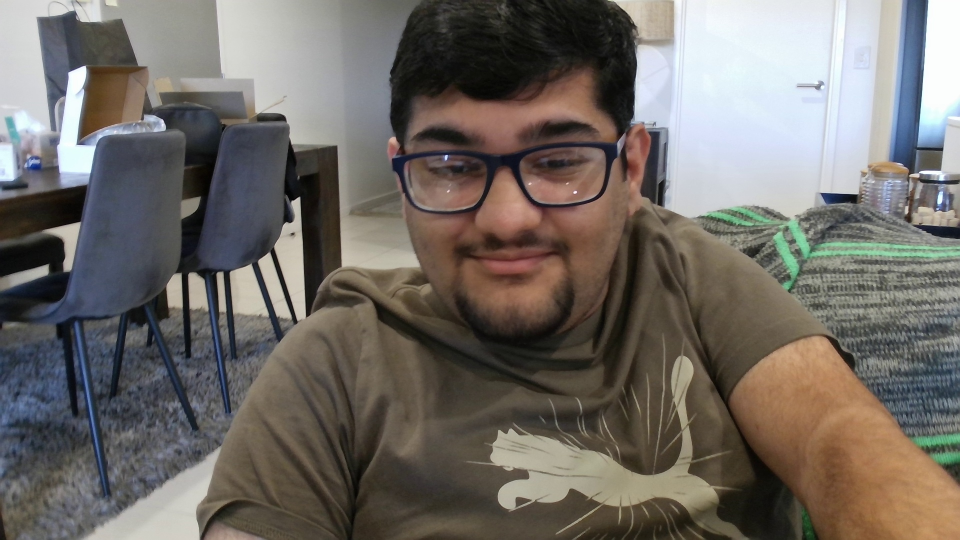
#> input picture src/img_processor/subsystem_test_img_p/test_dataset/img_0.jpg, 1920 x 1080 px (shown at 1/2 size); its folder holds only this picture in this run
$ jupyter execute TESTS.ipynb
#> lines starting #> are read from the running program, lines starting #| are printed output that depends on the picture; after the words box and inside, x2 and y2 are one past the last pixel; in counts of white or black regions, pixels touching at a corner belong together
#> further down, image is the input picture: shape (1080, 1920, 3); mean B, G, R 101.9, 107.2, 112.5
[cell 1]
import cv2 as cv
import numpy as np
import matplotlib.pyplot as plt
import potrace
import os

[cell 2]
# FUNCTIONS
def detectFaceEdges(img):
    img = cv.cvtColor(img, cv.COLOR_BGR2GRAY) # convert to grayscale for processing
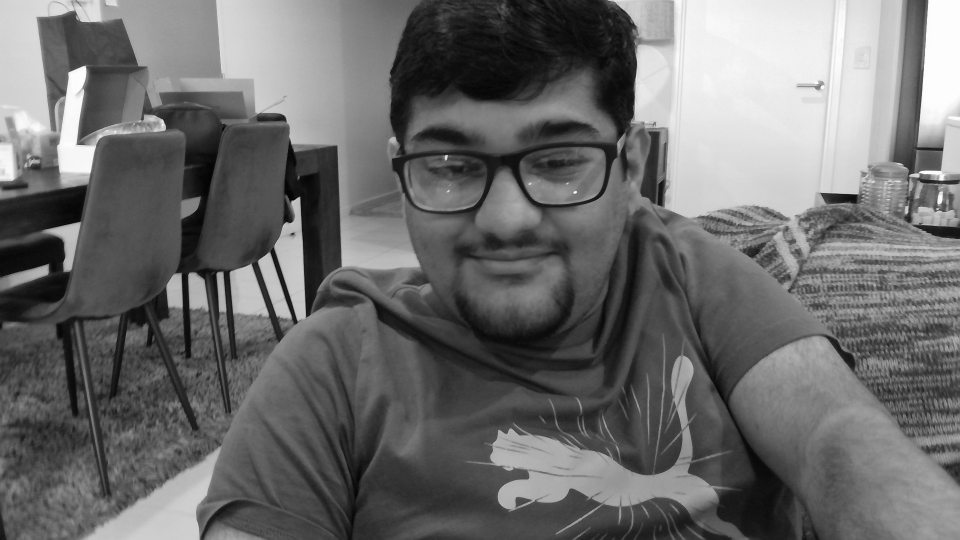
#> img: shape (1080, 1920) (shown at 1/2 size); min 0, max 255, mean 108.2

    # FACE DETECTION ______________________
    # Get the directory of the current script
    script_dir = os.path.dirname(os.path.realpath('TESTS.ipynb'))
    cascade_path = os.path.join(script_dir, 'haarcascade_frontalface_default.xml')

    # Load Haar Cascade from the same directory as the script
    face_cascade = cv.CascadeClassifier(cascade_path)
    if face_cascade.empty():
        raise ValueError("Haar cascade file could not be loaded.")

    # Face detection
    faces = face_cascade.detectMultiScale(img, 1.3, 5)
#> faces = [[721, 87, 585, 585]]

    if len(faces) == 0:
        print("No Face Detected!")
        return None, None
    elif len(faces) > 3:
        print("More than 3 Faces Detected!")
        return None, None

    # Get Region of Interest
    roi = img.copy()
    for (x,y,w,h) in faces:
        roi = roi[y:y+h, x:x+w]
#> this loop made 1 pass
#> pass 1, in detectFaceEdges, `roi = roi[y:y+h, x:x+w]`:
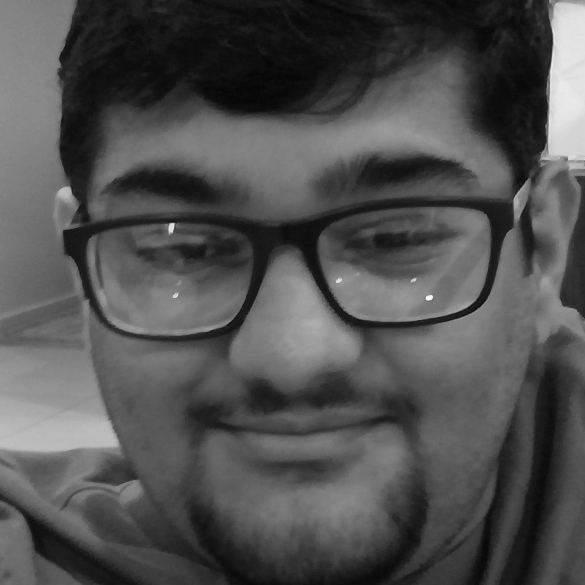
#> roi: shape (585, 585); min 5, max 249, mean 80.4

    roi = cv.resize(roi, (250, 250)) # resized to a standard size for canvas creation
#> roi: shape (250, 250)

    # EDGE DETECTION ______________________
    # Add Gussian Blur and Detect Edges
    img_blur = cv.GaussianBlur(roi, (3,3), 0)
    edge_img = cv.Canny(image=img_blur, threshold1=50, threshold2=120) # Canny Edge Detection
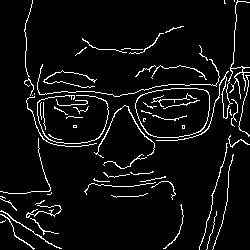
#> edge_img: shape (250, 250); 5.9% white in thin lines or dots

    return roi, edge_img

def createPoster(img): # private function

        canvas = np.zeros((400,400),dtype=np.uint8) # create poster
        canvas[75:325, 75:325] = img
        cv.rectangle(canvas,(75,75),(325,325),color=255,thickness=1, lineType=cv.LINE_AA)

        # ADD TEXT_______________________________
        Heading = 'WANTED'
        subtext1 = 'DEAD OR ALIVE'
        subtext2 = '$10'
        font_large = 4 # Scale text relative to canvas size
        font_small = font_large * 0.5  # Smaller text

        heading_pos = (80, 60)  # Top part
        subtext1_pos = (80, 360)  # Bottom part
        subtext2_pos = (160, 395)  # Near the bottom center

        canvas = cv.putText(canvas, Heading, org=heading_pos, fontFace=cv.FONT_HERSHEY_PLAIN, fontScale=font_large, color=255, thickness=1, lineType=cv.LINE_AA)
        canvas = cv.putText(canvas, subtext1, org=subtext1_pos, fontFace=cv.FONT_HERSHEY_PLAIN, fontScale=font_small, color=255, thickness=1, lineType=cv.LINE_AA)
        canvas = cv.putText(canvas, subtext2, org=subtext2_pos, fontFace=cv.FONT_HERSHEY_PLAIN, fontScale=font_small, color=255, thickness=1, lineType=cv.LINE_AA)

        return canvas

def groupEdges(img):
    img = cv.threshold(img, 127, 255, cv.THRESH_BINARY)[1] # convert to black and white - with one chanel
    num_labels, labels_img = cv.connectedComponents(img) # get the groups
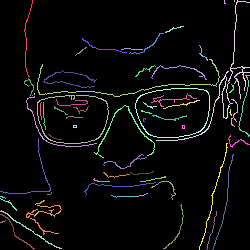
#> labels_img: shape (250, 250) int32; 64 distinct labels, from 0 to 63; one colour per label, 0 black
#> num_labels = 64

    masks = []

    for label in range(1, num_labels):  # skip background
        mask = (labels_img == label).astype(np.uint8)
        masks.append(mask) # add group masks to array
#> this loop made 63 passes
#> pass 2, in groupEdges, `mask = (labels_img == label).astype(np.uint8)`:
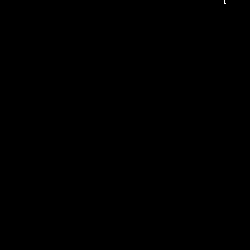
#> mask: shape (250, 250); values 0 (black) and 1 (white), 0.01% white in thin lines or dots, all inside (x1, y1, x2, y2) = (224, 0, 226, 4)
#> after the loop, masks = 63 items

    return num_labels, masks

def reduceNoise(img):

    # Ensure the image is in binary format (0 and 255)
    img = (img > 0).astype(np.uint8) * 255
    clean_img = np.zeros(img.shape, dtype=np.uint8)

    # Group edges using connected components
    _, masks = groupEdges(img)
#> masks = 63 items

    for mask in masks:
        if cv.countNonZero(mask) >= 25:
            clean_img[mask != 0] = 255
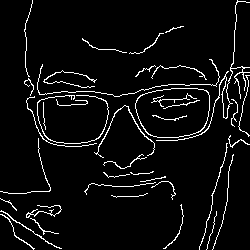
#> clean_img: shape (250, 250); 5.4% white in thin lines or dots

    # Apply Morphology kernal
    kernel = np.ones((3, 3), np.uint8)
#> kernel = [[1, 1, 1], [1, 1, 1], [1, 1, 1]]
    cleaned_img = cv.morphologyEx(clean_img, cv.MORPH_CLOSE, kernel)
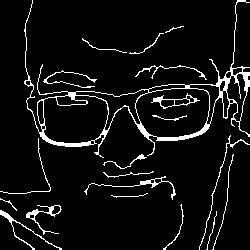
#> cleaned_img: shape (250, 250); 6.6% white in thin lines or dots

    return cleaned_img

def getPaths(img):
    _, masks = groupEdges(img)

    paths = []
    for mask in masks:
        bitmap = potrace.Bitmap(mask.astype(bool))
        path = bitmap.trace()
        paths.append(path)

    return paths

[cell 3]
if __name__ == '__main__':

    # Test Names
    TEST1 = False
    TEST2 = True
    TEST3 = False
    POSTER = False

    Pass = False
    image = None
    score = 0

    script_dir = os.path.dirname(os.path.realpath('TESTS.ipynb'))
    img_path = os.path.join(script_dir, 'test_dataset')

    list_dir = os.listdir(img_path)
    num_imgs = len(list_dir)


    for i in range(num_imgs):
        # get current image
        current_path = os.path.join(img_path, f"img_{i}.jpg")
        image = cv.imread(current_path)

        print(f"IMAGE {i} ________________________________")

        if TEST1: # test face and edge detection accuracy
            face_img, edge_img = detectFaceEdges(image)

            image = cv.resize(image, (450, 250))
            cv.imshow(f'original image: {i}', image)

            if edge_img is None:
                cv.waitKey(0)
                cv.destroyAllWindows()
                continue

            # overlap face and edge image to show accuracy
            face_img_colour = cv.cvtColor(face_img, cv.COLOR_GRAY2BGR)
            edges_colored = np.zeros_like(face_img_colour)
            face_img_colour[edge_img != 0] = [0, 0, 255]  # Red color in BGR

            print("If Main Facial Features exist then enter lowercase y")

            #cv.imshow('face_img', face_img)
            #cv.imshow('edge_img', edge_img)
            cv.imshow('overlay_img', face_img_colour)

            if cv.waitKey(0) == ord('y'):
                score += 1
                print("Features Found Confirmed")
            elif cv.waitKey(0) == ord('x'):
                cv.destroyAllWindows()
                break

            cv.destroyAllWindows()

            print(f"current score = {score}")

        if TEST2: # test noise reduction
            _, edge_img = detectFaceEdges(image)

            if edge_img is None:
                continue

            clean_img = reduceNoise(edge_img)

            # Compare Number of Edges
            o_edges, _ = groupEdges(edge_img)
#> o_edges = 64
            c_edges, _ = groupEdges(clean_img)
#> in groupEdges (call 3), `num_labels, labels_img = cv.connectedComponents(img)`:
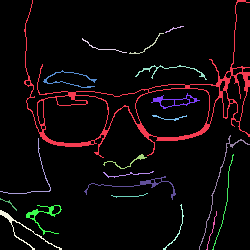
#> labels_img: shape (250, 250) int32; 21 distinct labels, from 0 to 20; one colour per label, 0 black
#> in groupEdges (call 3), `num_labels, labels_img = cv.connectedComponents(img)`: num_labels = 21
#> the loop in groupEdges (call 3), `for label in range(1, num_labels):` made 20 passes
#> pass 1, in groupEdges (call 3), `mask = (labels_img == label).astype(np.uint8)`:
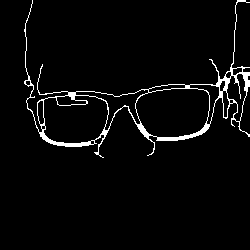
#> mask: shape (250, 250); values 0 (black) and 1 (white), 3.6% white; 1 white region, box (x1, y1, x2, y2) and area: (24, 0, 250, 158) 2234
#> after the loop in groupEdges (call 3), `for label in range(1, num_labels):`: masks = 20 items
#> c_edges = 21
            diff_cleaned = abs(c_edges-o_edges)
#> diff_cleaned = 43

            print(f"Original Edges = {o_edges}")
#| Original Edges = 64
            print(f"Cleaned Edges = {c_edges}")
#| Cleaned Edges = 21
            print(f"Difference = {diff_cleaned:.2f}")
#| Difference = 43.00

            if diff_cleaned > 5:
                score += 1

            # VISUALISATION - Overaly clean image on original image
            overlay = cv.cvtColor(edge_img, cv.COLOR_GRAY2BGR)
#> overlay: shape (250, 250, 3); 5.9% white in thin lines or dots
            overlay[clean_img != 0] = [0, 0, 255] # Overlay Blue for cleaned image
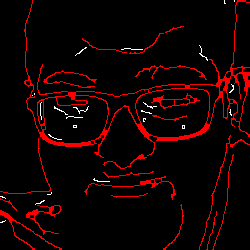
#> overlay: shape (250, 250, 3); mean B, G, R 1.3, 1.3, 18.1
            cv.imshow('Original Edge Image', edge_img)
            cv.imshow('Comparison Image', overlay)

            if cv.waitKey(0) == ord('x'):
#> (key x is pressed here)
                cv.destroyAllWindows()
                break
            cv.destroyAllWindows()

        if TEST3: # test path optimisation
            _, edge_img = detectFaceEdges(image)

            if edge_img is None:
                continue

            clean_img = reduceNoise(edge_img)
            paths = getPaths(clean_img)
            num_paths, _ = groupEdges(edge_img)

            # VISUALISATION - image and graph
            #cv.imshow('Edge Image', clean_img)
            #cv.waitKey(0)
            #cv.destroyAllWindows()

            fig, ax = plt.subplots(figsize=(6, 6))

            count = 0
            for path in paths:
                for curve in path:
                    curve_verts = curve.tesselate()
                    x, y = zip(*curve_verts)
                    ax.scatter(x, y, marker='o', s=2, label=f'Group {count}')

                count += 1
            plt.show()

            print(f"Original Number of Paths = {num_paths}")
            print(f'Reduced Number of Paths: {count}')
            if (count - num_paths) > 5:
                score += 1

        if POSTER: # Create Poster Demonstration
            _, edge_img = detectFaceEdges(image)

            if edge_img is None:
                continue

            clean_img = reduceNoise(edge_img)
            poster = createPoster(clean_img)

            paths = getPaths(poster)
            c_edges, _ = groupEdges(clean_img)
            num_paths = len(paths)

             # VISUALISATION - image and graph

            print('POSTER CREATED__________________')
            print(f"clean image edges: {c_edges}")
            print(f"poster edges: {num_paths}")

            cv.imshow('Poster', poster)
            if cv.waitKey(0) == ord('x'):
                cv.destroyAllWindows()
                break

            cv.destroyAllWindows()


    # Pass or Fail
    print("_______________TEST COMPLETE________________")
    print(f"Number of images in dataset: {num_imgs}")
    print(f"Number passed images: {score}")
    if (num_imgs - score) < 2:
        Pass = True
    else:
        Pass = False

    if Pass:
        print("Test Passed!")
    else:
        print("Test Failed")
